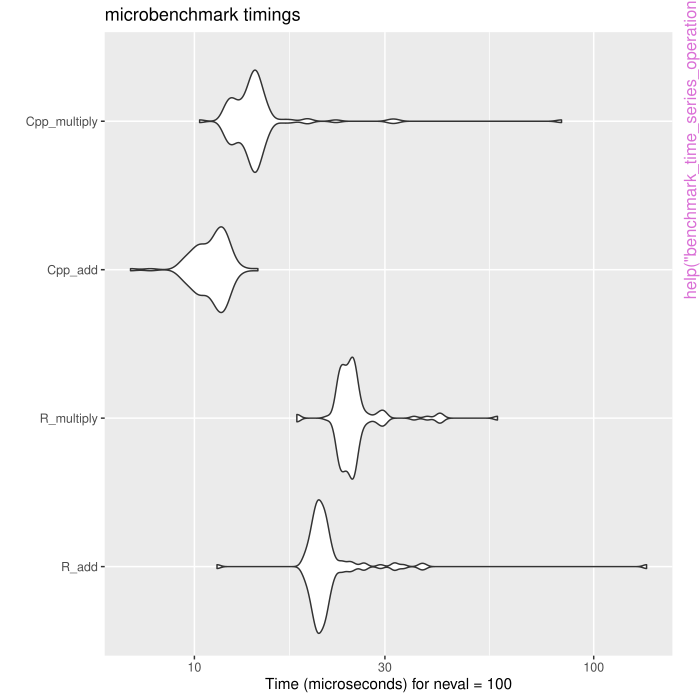

Write R code to recreate this figure.
pkgname <- "HCVisR"
source(file.path(R.home("share"), "R", "examples-header.R"))
options(warn = 1)
base::assign(".ExTimings", "HCVisR-Ex.timings", pos = 'CheckExEnv')
base::cat("name\tuser\tsystem\telapsed\n", file=base::get(".ExTimings", pos = 'CheckExEnv'))
base::assign(".format_ptime",
function(x) {
  if(!is.na(x[4L])) x[1L] <- x[1L] + x[4L]
  if(!is.na(x[5L])) x[2L] <- x[2L] + x[5L]
  options(OutDec = '.')
  format(x[1L:3L], digits = 7L)
},
pos = 'CheckExEnv')

### * </HEADER>
library('HCVisR')

base::assign(".oldSearch", base::search(), pos = 'CheckExEnv')
base::assign(".old_wd", base::getwd(), pos = 'CheckExEnv')
cleanEx()
nameEx("benchmark_time_series_operations")
### * benchmark_time_series_operations

flush(stderr()); flush(stdout())

base::assign(".ptime", proc.time(), pos = "CheckExEnv")
### Name: benchmark_time_series_operations
### Title: Benchmark Time Series Operations (R vs C++)
### Aliases: benchmark_time_series_operations

### ** Examples

# Example usage:
set.seed(123)
ts1 <- stats::arima.sim(model = list(ar = 0.5, ma = 0.5), n = 1000)  # ARMA(1,1)
ts2 <- statcomp::logistic_map(N = 1000, r = 4)  # Logistic map

# Plot the benchmark comparison
benchmark_time_series_operations(ts1, ts2, alpha = 0.5)



base::assign(".dptime", (proc.time() - get(".ptime", pos = "CheckExEnv")), pos = "CheckExEnv")
base::cat("benchmark_time_series_operations", base::get(".format_ptime", pos = 'CheckExEnv')(get(".dptime", pos = "CheckExEnv")), "\n", file=base::get(".ExTimings", pos = 'CheckExEnv'), append=TRUE, sep="\t")
cleanEx()
nameEx("time_series_operations_cpp")
### * time_series_operations_cpp

flush(stderr()); flush(stdout())

base::assign(".ptime", proc.time(), pos = "CheckExEnv")
### Name: time_series_operations_cpp
### Title: Time Series Operations using Rcpp
### Aliases: time_series_operations_cpp

### ** Examples

#' # Example usage:
set.seed(123)
ts1 <- stats::arima.sim(model = list(ar = 0.5, ma = 0.5), n = 1000)  # ARMA(1,1)
ts2 <- statcomp::logistic_map(N = 1000, r = 4)  # Logistic map

time_series_operations_cpp(list(ts1, ts2), "add", 0.5)



base::assign(".dptime", (proc.time() - get(".ptime", pos = "CheckExEnv")), pos = "CheckExEnv")
base::cat("time_series_operations_cpp", base::get(".format_ptime", pos = 'CheckExEnv')(get(".dptime", pos = "CheckExEnv")), "\n", file=base::get(".ExTimings", pos = 'CheckExEnv'), append=TRUE, sep="\t")
### * <FOOTER>
###
cleanEx()
options(digits = 7L)
base::cat("Time elapsed: ", proc.time() - base::get("ptime", pos = 'CheckExEnv'),"\n")
grDevices::dev.off()
###
### Local variables: ***
### mode: outline-minor ***
### outline-regexp: "\\(> \\)?### [*]+" ***
### End: ***
quit('no')
